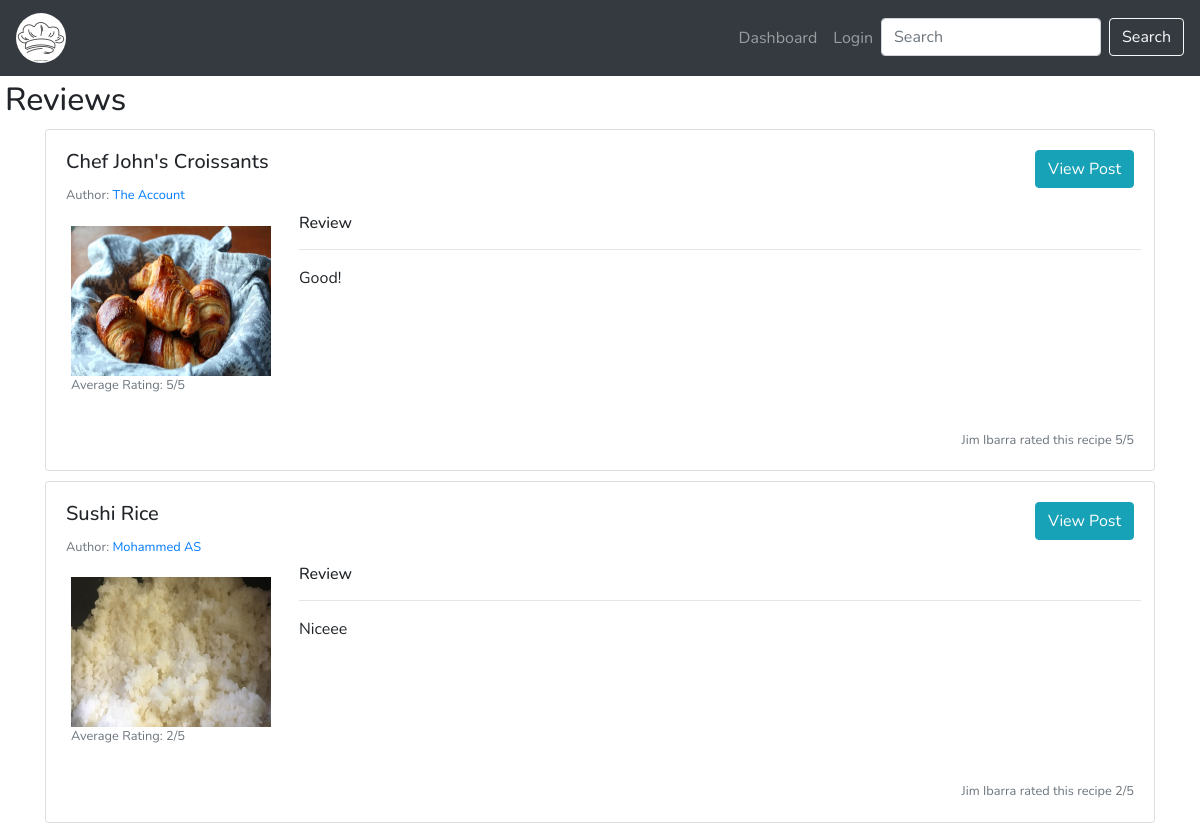
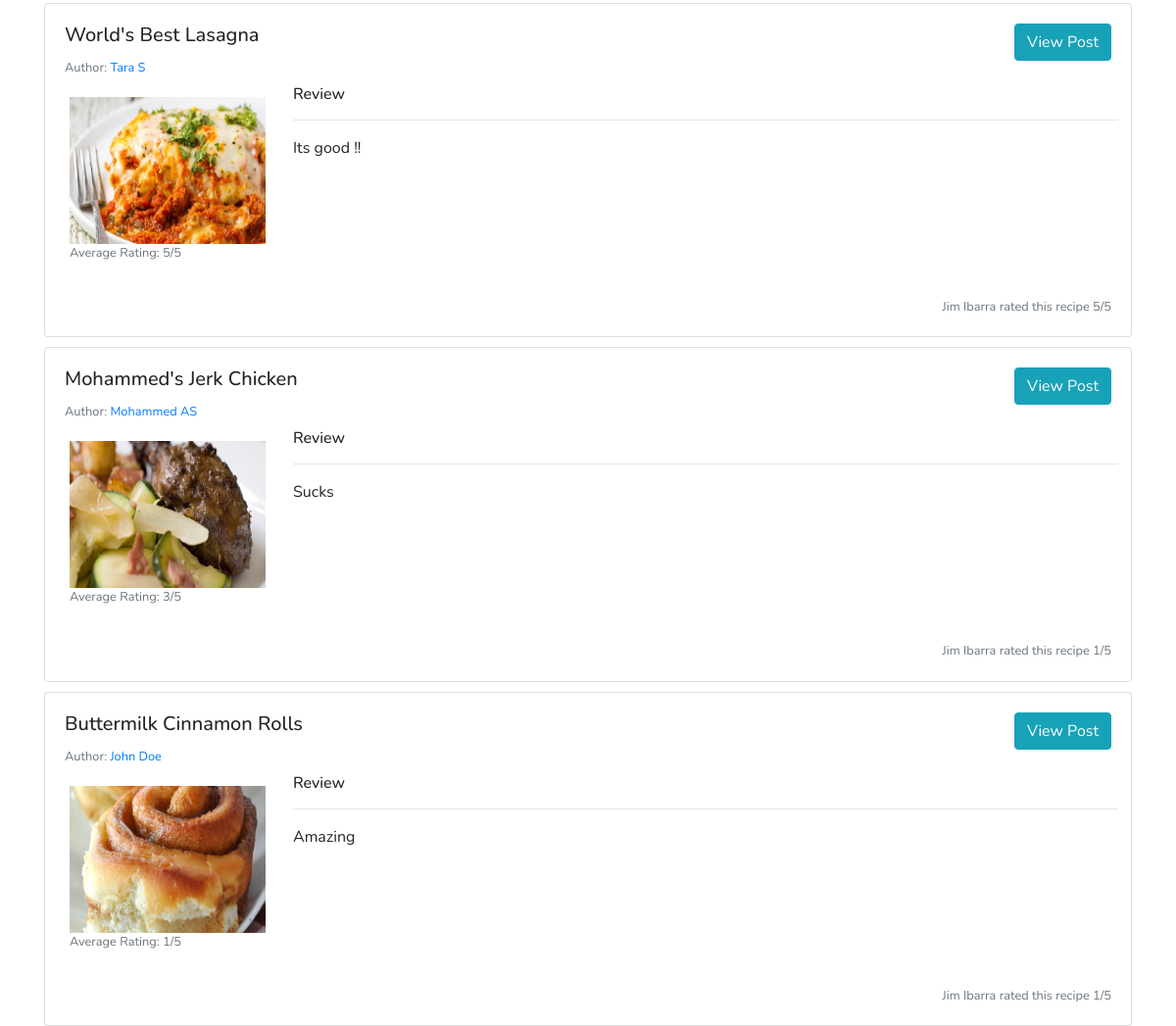
/review/index/6, run on the app's committed database (2 pictures, top to bottom).
### tables this page shows
CREATE TABLE `review` (
  `review_id` int(6) NOT NULL,
  `profile_id` int(6) NOT NULL,
  `post_id` int(6) NOT NULL,
  `review_content` text NOT NULL,
  `rating` int(11) DEFAULT NULL
);

CREATE TABLE `post` (
  `post_id` int(6) NOT NULL,
  `profile_id` int(6) NOT NULL,
  `type_id` int(6) NOT NULL,
  `title` varchar(30) NOT NULL,
  `picture_id` int(6) NOT NULL,
  `description` varchar(250) NOT NULL,
  `ingredients` text NOT NULL,
  `time` varchar(20) NOT NULL,
  `preperation_time` varchar(60) NOT NULL,
  `directions` text NOT NULL,
  `portions` int(11) NOT NULL,
  `date_posted` timestamp NOT NULL DEFAULT CURRENT_TIMESTAMP
);

CREATE TABLE `picture` (
  `picture_id` int(6) NOT NULL,
  `path` text NOT NULL
);

### htdocs/app/core/Controller.php (called while the page is built, shortened)
<?php
	require_once ('app/views/layout/layout.php');
	class Controller{
		public function model($model){
			return new $model();
		}
		public function view($view, $method, $data = []){
			require_once 'app/views/' . $view  . "/" . $method . '.php';
		}
	}

### htdocs/app/init.php (called while the page is built, shortened)
<?php
	require_once 'core/Model.php';
	require_once 'core/Controller.php';
?>

### htdocs/index.php (called while the page is built)
<?php
	require_once '/app/init.php';
	$app = new App;

### htdocs/app/controllers/review.php (called while the page is built, shortened)
<?php
	class Review extends Controller{
		public function index($profile_id){
			$profileModel = $this->model('ProfileModel');
			$reviewModel = $this->model('ReviewModel');
			$profile = $profileModel->getProfileByProfileId($profile_id);
			$reviews = $reviewModel->getAllReviews($profile->profile_id);
			$this->view('review','index', $reviews);
		}
	}

### htdocs/app/core/App.php (called while the page is built, shortened)
<?php
	class App{
		protected $method = 'dashboard';
		public function __construct(){
			$url = $this->parseUrl();
			if(file_exists('app/controllers/' . $url[0] . '.php')){
				unset($url[0]);
			}
			$this->controller = new $this->controller;
			if(isset($url[1])){
				if(method_exists($this->controller, $url[1])){
					$this->method = $url[1];
					unset($url[1]);
				}
			}
			$this->params = $url ? array_values($url) : [];
			call_user_func_array([$this->controller, $this->method], $this->params);
		}
		public function parseUrl(){
			if(isset($_GET['url'])){
				return $url = explode('/', filter_var(rtrim($_GET['url'], '/'), FILTER_SANITIZE_URL));
			}
		}
	}

### htdocs/app/core/Model.php (called while the page is built, shortened)
<?php
class Model {
	function __construct(){
		$host = 'localhost';
		$dbname = 'Project';
		$user = 'root';
		$pass = '';
		try{
			$this->_connection = new PDO("mysql:host=$host; dbname=$dbname", $user, $pass);
		}catch(PDOException $e){
			echo $e->getMessage();
		}
	}
}

### htdocs/app/models/ReviewModel.php (called while the page is built, shortened)
<?php
	class ReviewModel extends Model{
		public function getAllReviews($id){
			$query = "SELECT review.*, post.title,post.profile_id as 'author_id', picture.path,
						CONCAT(profile.first_name, ' ', profile.last_name) as name,
							(SELECT CONCAT(profile.first_name, ' ', profile.last_name)
							 FROM profile
							 WHERE post.profile_id = profile.profile_id) as author,
							 (SELECT AVG(review.rating)
  							  FROM review
  							  WHERE post.post_id = review.post_id) as avg
					  FROM review
					  INNER JOIN post
						  ON post.post_id = review.post_id
					  INNER JOIN picture
						  ON picture.picture_id = post.picture_id
					  INNER JOIN profile
						  ON review.profile_id = profile.profile_id
					  WHERE review.profile_id = :id";
			$STH = $this->_connection->prepare($query);
			$STH->setFetchMode(PDO::FETCH_CLASS, 'ReviewModel');
			$STH->execute(['id'=>$id]);
			return $STH->fetchAll();
		}
	}

### htdocs/app/models/ProfileModel.php (called while the page is built, shortened)
<?php
	class ProfileModel extends Model{
		public function getProfileByProfileId($id){
			$STH = $this->_connection->prepare("SELECT * FROM profile WHERE profile_id = :id");
			$STH->setFetchMode(PDO::FETCH_CLASS, 'ProfileModel');
			$STH->execute(['id'=>$id]);
			return $STH->fetch();
		}
	}

### htdocs/app/views/review/index.php (the view, shortened to what this page needs)
<h2 style='margin: 5px;'>Reviews</h2>
<?php
  foreach($data as $value){
  print "
    <div class='container' style='margin-top: 10px'>
      <div class='card'>
        <div class='card-body'>
        <a href='/post/viewPost/". $value->post_id ."' class='btn btn-info float-right'>View Post</a>
          <h5 class='card-title'>". $value->title ."</h5>
          <small class='text-muted'>Author: <a href='/profile/index/". $value->author_id . "'>" . $value->author ."</small></a>
          <div class='row'>
            <div class='d-flex justify-content-start' style='margin: 20px'>
            <figure>
              <img src='". $value->path ."' style='width:200px; height:150;' class='img-responsive'/><br/>
              <figcaption>
                <small class='text-muted'>Average Rating: ". round($value->avg,1) ."/5</small>
                </figcaption>
              </figure>
            </div>
            <div class='p-2 flex-grow-1'>
              <h6 class='card-title'>Review</h6><hr/>
              ". $value->review_content ."
            </div>
          </div>
          <div class='footer float-right'>
          <small class='text-muted'>". $value->name ." rated this recipe " . $value->rating ."/5</small>
          </div>
        </div>
      </div>
    </div>
    ";
}
?>

### htdocs/app/views/layout/layout.php (shortened to what this page needs)
<html>
	<?php require_once 'head.php' ?>
	<body>
		<nav class="navbar navbar-expand-sm bg-dark navbar-dark">
		  <a class="navbar-brand" href="/post/dashboard"><img src='/app/images/chefhat.jpg'class='rounded-circle' style='background-color: white; width: 50px; height: 50px; float: right'/></a>
		  <ul class="navbar-nav ml-auto">
		  	<li class='nav-item'>
				<a class='nav-link' href='/post/dashboard'>Dashboard</a>
			</li>
		  	<?php
		  		if(isset($_SESSION['user_id'])){
		  			if(!isset($_SESSION['profile_id'])){
			  			print "
			  				<li class='nav-item'>
				     			<a class='nav-link' href='/profile/create'>Create Profile</a>
				   			</li>
			  			";
		  			}else{
						print "
							<li class='nav-item'>
				     			<a class='nav-link' href='/profile/index'>My Profile</a>
				   			</li>
				  			 <li class='nav-item'>
				     			<a class='nav-link' href='/savedpost/index'>My Saved Recipes</a>
				   			</li>";
		  			}
		  			print "<li class='nav-item'>
					     		<a class='nav-link' href='/home/logout'>Logout</a>
					   		</li>
				   		";
		  		}else{
		  			print"
		  			<li class='nav-item'>
			     		<a class='nav-link' href='/home/login'>Login</a>
			   		</li>";
		  		}
 	  	    ?>
			   <li class="nav-item">
			   		<?php require_once 'layoutSearch.php' ?>
			   </li>
		  </ul>
		</nav>
	</body>
</html>

### htdocs/app/views/layout/head.php (shortened to what this page needs)
<head>
	<link rel="stylesheet" href="https://stackpath.bootstrapcdn.com/bootstrap/4.3.1/css/bootstrap.min.css"/>
	<link href="https://gitcdn.github.io/bootstrap-toggle/2.2.2/css/bootstrap-toggle.min.css" rel="stylesheet">
	<link rel='stylesheet' href='/css/layoutCss.css'/>
</head>

### htdocs/app/views/layout/layoutSearch.php (shortened to what this page needs)
<form class="form-inline my-2 my-lg-0" method='get' name='searchForm' onsubmit='return submitForm()'action='/post/search/'>
	<input class="form-control mr-sm-2" type="search" placeholder="Search"  id='searchInput' name="search">
	<button class="btn btn-outline-light" type="submit">Search</button>
</form>

### htdocs/css/layoutCss.css (style rules this page uses)
body { font-family: 'Nunito', sans-serif; }

### data on the page
review: post.title "Chef John's Croissants", author "The Account", picture.path (picture), avg "5", review_content "Good!", name "Jim Ibarra", rating "5"
review: post.title "Sushi Rice", author "Mohammed AS", picture.path (picture), avg "2", review_content "Niceee", name "Jim Ibarra", rating "2"
review: post.title "World's Best Lasagna", author "Tara S", picture.path (picture), avg "5", review_content "Its good !!", name "Jim Ibarra", rating "5"
review: post.title "Mohammed's Jerk Chicken", author "Mohammed AS", picture.path (picture), avg "3", review_content "Sucks", name "Jim Ibarra", rating "1"
review: post.title "Buttermilk Cinnamon Rolls", author "John Doe", picture.path (picture), avg "1", review_content "Amazing", name "Jim Ibarra", rating "1"
